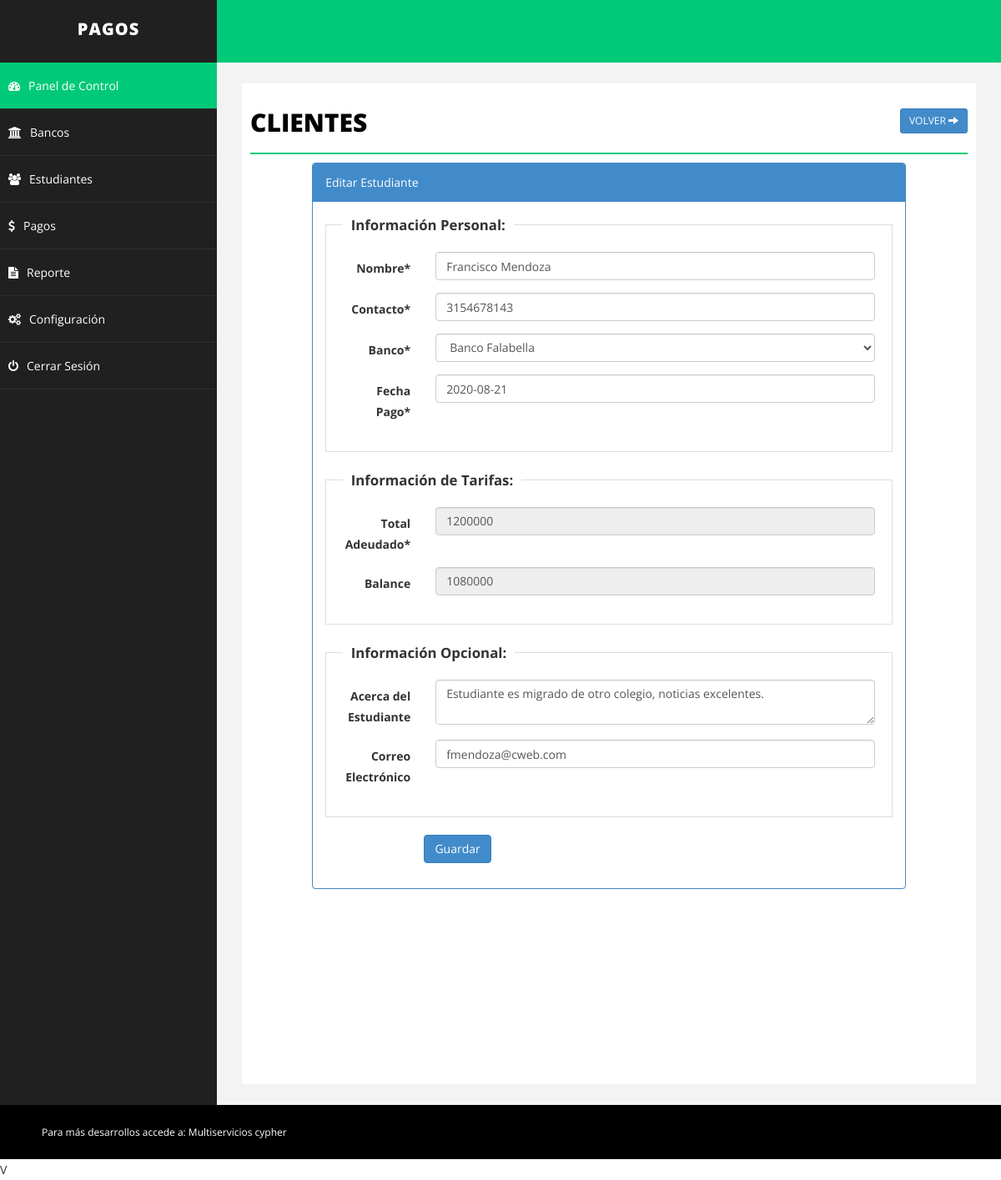
/student.php?action=edit&id=11 (signed in), run on the app's committed database.
### tables this page shows
CREATE TABLE `student` (
  `id` int(255) NOT NULL,
  `emailid` varchar(255) NOT NULL,
  `sname` varchar(255) NOT NULL,
  `joindate` datetime NOT NULL,
  `about` text NOT NULL,
  `contact` varchar(255) NOT NULL,
  `fees` int(255) NOT NULL,
  `branch` varchar(255) NOT NULL,
  `balance` int(255) NOT NULL,
  `delete_status` enum('0','1') NOT NULL DEFAULT '0'
);

CREATE TABLE `branch` (
  `id` int(255) NOT NULL,
  `branch` varchar(255) NOT NULL,
  `address` text NOT NULL,
  `detail` text NOT NULL,
  `delete_status` enum('0','1') NOT NULL DEFAULT '0'
);

### student.php (the view, shortened to what this page needs)
<?php
include("php/dbconnect.php");
$emailid='';
$sname='';
$joindate = '';
$contact='';
$balance = 0;
$fees='';
$about = '';
$branch='';
$action = "add";
if(isset($_GET['action']) && $_GET['action']=="edit" ){
$id = isset($_GET['id'])?mysqli_real_escape_string($conn,$_GET['id']):'';
$sqlEdit = $conn->query("SELECT * FROM student WHERE id='".$id."'");
if($sqlEdit->num_rows)
{
$rowsEdit = $sqlEdit->fetch_assoc();
extract($rowsEdit);
$action = "update";
}else
{
$_GET['action']="";
}
}
?>
<!DOCTYPE html>
<html xmlns="http://www.w3.org/1999/xhtml">
<head>
    <link href="css/bootstrap.css" rel="stylesheet" />
    <link href="css/font-awesome.css" rel="stylesheet" />
    <link href="css/basic.css" rel="stylesheet" />
    <link href="css/custom.css" rel="stylesheet" />
	<link href="css/ui.css" rel="stylesheet" />
	<link href="css/datepicker.css" rel="stylesheet" />
</head>
<?php
include("php/header.php");
?>
        <div id="page-wrapper">
            <div id="page-inner">
                <div class="row">
                    <div class="col-md-12">
                        <h1 class="page-head-line">Clientes
						<?php
						echo (isset($_GET['action']) && @$_GET['action']=="add" || @$_GET['action']=="edit")?
						' <a href="student.php" class="btn btn-primary btn-sm pull-right">Volver <i class="glyphicon glyphicon-arrow-right"></i></a>':'<a href="student.php?action=add" class="btn btn-primary btn-sm pull-right"><i class="glyphicon glyphicon-plus"></i> Agregar Estudiante </a>';
						?>
						</h1>
                    </div>
                </div>
        <?php
		 if(isset($_GET['action']) && @$_GET['action']=="add" || @$_GET['action']=="edit")
		 {
		?>
                <div class="row">
                    <div class="col-sm-10 col-sm-offset-1">
               <div class="panel panel-primary">
                        <div class="panel-heading">
                           <?php echo ($action=="add")? "Agregar Estudiante": "Editar Estudiante"; ?>
                        </div>
						<form action="student.php" method="post" id="signupForm1" class="form-horizontal">
                        <div class="panel-body">
						<fieldset class="scheduler-border" >
						 <legend  class="scheduler-border">Información Personal:</legend>
						<div class="form-group">
								<label class="col-sm-2 control-label" for="Old">Nombre* </label>
								<div class="col-sm-10">
									<input type="text" class="form-control" id="sname" name="sname" value="<?php echo $sname;?>"  />
								</div>
							</div>
						<div class="form-group">
								<label class="col-sm-2 control-label" for="Old">Contacto* </label>
								<div class="col-sm-10">
									<input type="text" class="form-control" id="contact" name="contact" value="<?php echo $contact;?>" maxlength="10" />
								</div>
							</div>
						<div class="form-group">
								<label class="col-sm-2 control-label" for="Old">Banco* </label>
								<div class="col-sm-10">
									<select  class="form-control" id="branch" name="branch" >
                                    <?php
									$sql = "select * from branch where delete_status='0' order by branch.branch asc";
									$q = $conn->query($sql);
									while($r = $q->fetch_assoc())
									{
									echo '<option value="'.$r['id'].'"  '.(($branch==$r['id'])?'selected="selected"':'').'>'.$r['branch'].'</option>';
									}
									?>
									</select>
								</div>
						</div>
						<div class="form-group">
								<label class="col-sm-2 control-label" for="Old">Fecha Pago* </label>
								<div class="col-sm-10">
									<input type="text" class="form-control" id="joindate" name="joindate" value="<?php echo  ($joindate!='')?date("Y-m-d", strtotime($joindate)):'';?>" style="background-color: #fff;" readonly />
								</div>
							</div>
						 </fieldset>
							<fieldset class="scheduler-border" >
						 <legend  class="scheduler-border">Información de Tarifas:</legend>
						<div class="form-group">
								<label class="col-sm-2 control-label" for="Old">Total Adeudado* </label>
								<div class="col-sm-10">
									<input type="text" class="form-control" id="fees" name="fees" value="<?php echo $fees;?>" <?php echo ($action=="update")?"disabled":""; ?>  />
								</div>
						</div>
						<div class="form-group">
								<label class="col-sm-2 control-label" for="Old">Balance </label>
								<div class="col-sm-10">
									<input type="text" class="form-control"  id="balance" name="balance" value="<?php echo $balance;?>" disabled />
								</div>
						</div>
							</fieldset>
							 <fieldset class="scheduler-border" >
						 <legend  class="scheduler-border">Información Opcional:</legend>
							<div class="form-group">
								<label class="col-sm-2 control-label" for="Password">Acerca del Estudiante </label>
								<div class="col-sm-10">
	                        <textarea class="form-control" id="about" name="about"><?php echo $about;?></textarea >
								</div>
							</div>
							<div class="form-group">
								<label class="col-sm-2 control-label" for="Old">Correo Electrónico </label>
								<div class="col-sm-10">
									<input type="text" class="form-control" id="emailid" name="emailid" value="<?php echo $emailid;?>"  />
								</div>
						    </div>
							</fieldset>
						<div class="form-group">
								<div class="col-sm-8 col-sm-offset-2">
									<button type="submit" name="save" class="btn btn-primary">Guardar </button>
								</div>
							</div>
                         </div>
							</form>
                        </div>
                            </div>
                </div>
		<?php
		}
		?>
            </div>
        </div>
    </div>
    <div id="footer-sec">
	Para más desarrollos accede a: <a href="" target="_blank">Multiservicios cypher</a>
	</div>
    <script src="js/custom1.js"></script>V
</body>
</html>

### css/basic.css (style rules this page uses)
body { font-family: 'Open Sans', sans-serif; line-height:25px; }
#page-wrapper { padding: 15px 15px; min-height: 600px; background: #F3F3F3; }
#page-inner { width: 100%; margin: 10px 20px 10px 0px; background-color: #fff!important; padding: 10px; min-height: 1200px; }
.page-head-line { font-size: 30px; text-transform: uppercase; color: #000; font-weight: 800; padding-bottom: 20px; border-bottom: 2px solid #00CA79; margin-bottom: 10px; }
#footer-sec { background-color:#000; padding:20px 50px; color:#fff; font-size:12px; }
#footer-sec a { color:#fff; }
@media (min-width:768px) { #page-wrapper { margin: 0 0 0 260px; padding: 15px 30px; min-height: 1200px; } }

### css/custom.css (style rules this page uses)
fieldset.scheduler-border { border: 1px groove #ddd !important; padding: 0 1.4em 1.4em 1.4em !important; margin: 0 0 1.5em 0 !important; -webkit-box-shadow: 0px 0px 0px 0px #000 ; box-shadow: 0px 0px 0px 0px #000 ; }
legend.scheduler-border { font-size: 1.2em !important; font-weight: bold !important; text-align: left !important; width:auto; padding:0 10px; border-bottom:none; }

### data on the page
student: sname "Francisco Mendoza", contact "3154678143", branch "Banco Falabella", joindate "2020-08-21", fees "1200000", balance "1080000", about "Estudiante es migrado de otro colegio, noticias excelentes.", emailid "fmendoza@cweb.com"
